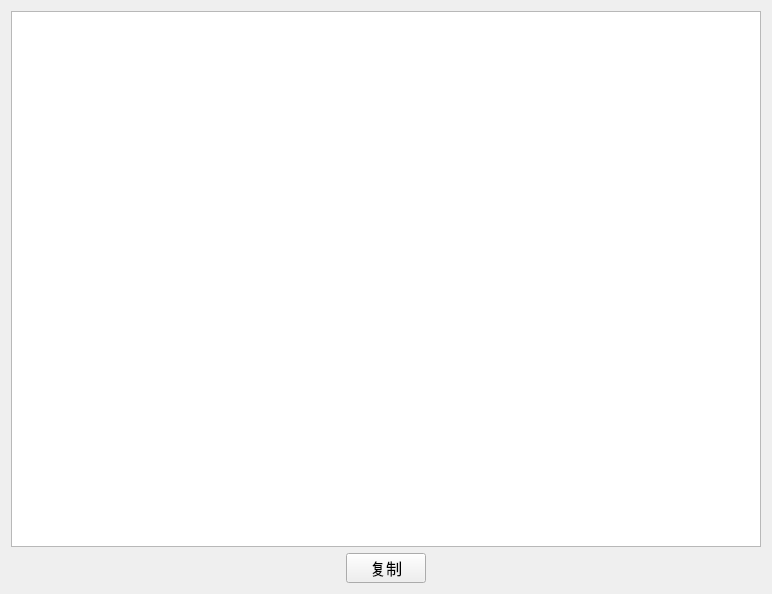
<?xml version="1.0" encoding="UTF-8"?>
<ui version="4.0">
 <class>ElementsInfoForm</class>
 <widget class="QWidget" name="ElementsInfoForm">
  <property name="geometry">
   <rect>
    <x>0</x>
    <y>0</y>
    <width>772</width>
    <height>594</height>
   </rect>
  </property>
  <property name="windowTitle">
   <string>元素信息</string>
  </property>
  <property name="styleSheet">
   <string notr="true">*{
	font: 20pt &quot;微软雅黑&quot;;
}</string>
  </property>
  <layout class="QVBoxLayout" name="verticalLayout" stretch="0,0">
   <item>
    <widget class="QListView" name="elements_info_view"/>
   </item>
   <item>
    <layout class="QHBoxLayout" name="horizontalLayout">
     <item>
      <widget class="QPushButton" name="copy_selected_info">
       <property name="sizePolicy">
        <sizepolicy hsizetype="Fixed" vsizetype="Fixed">
         <horstretch>0</horstretch>
         <verstretch>0</verstretch>
        </sizepolicy>
       </property>
       <property name="minimumSize">
        <size>
         <width>0</width>
         <height>30</height>
        </size>
       </property>
       <property name="maximumSize">
        <size>
         <width>16777215</width>
         <height>30</height>
        </size>
       </property>
       <property name="font">
        <font>
         <family>微软雅黑</family>
         <pointsize>12</pointsize>
         <weight>50</weight>
         <italic>false</italic>
         <bold>false</bold>
        </font>
       </property>
       <property name="toolTip">
        <string>复制选中行的内容</string>
       </property>
       <property name="styleSheet">
        <string notr="true">font: 12pt &quot;微软雅黑&quot;;</string>
       </property>
       <property name="text">
        <string notr="true">复制</string>
       </property>
      </widget>
     </item>
    </layout>
   </item>
  </layout>
 </widget>
 <resources/>
 <connections/>
</ui>
